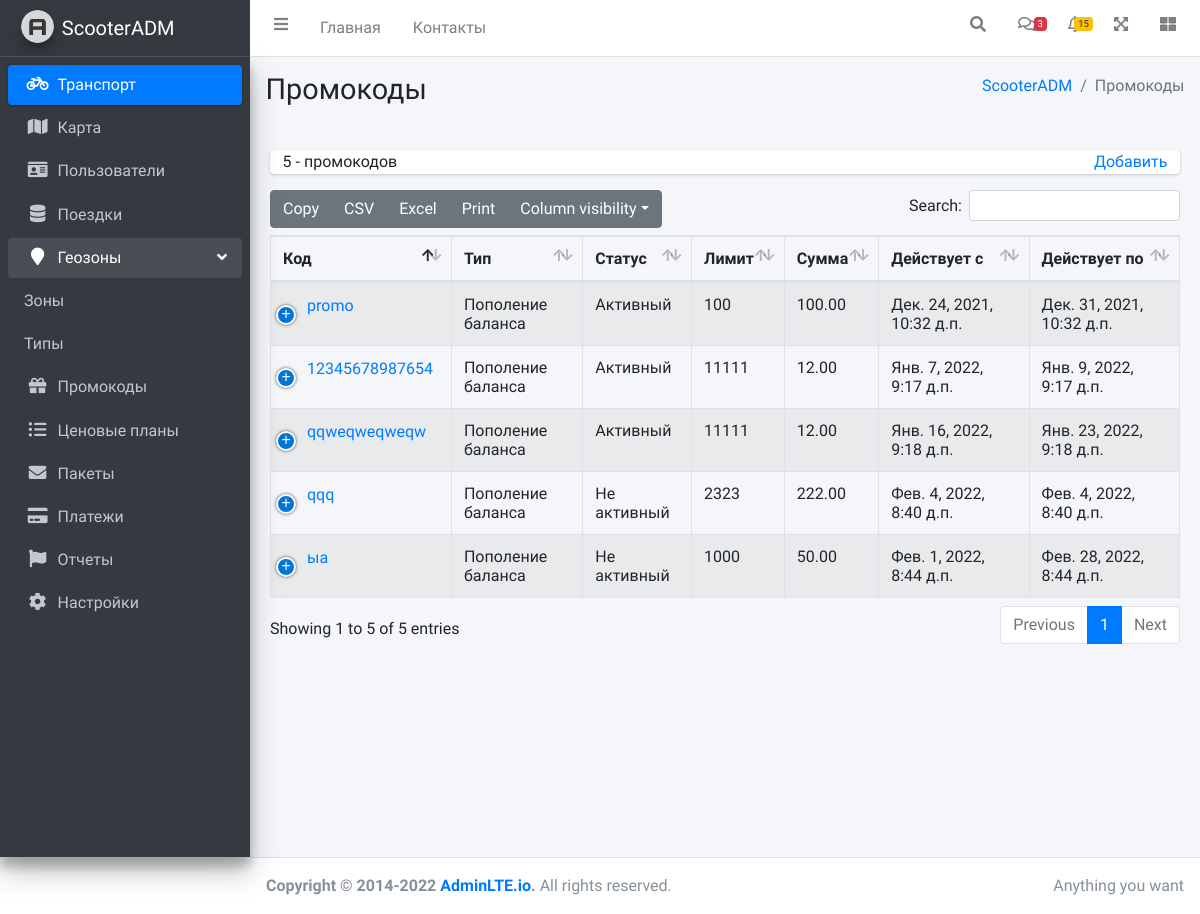
The app's page /promocodes.html, older data.
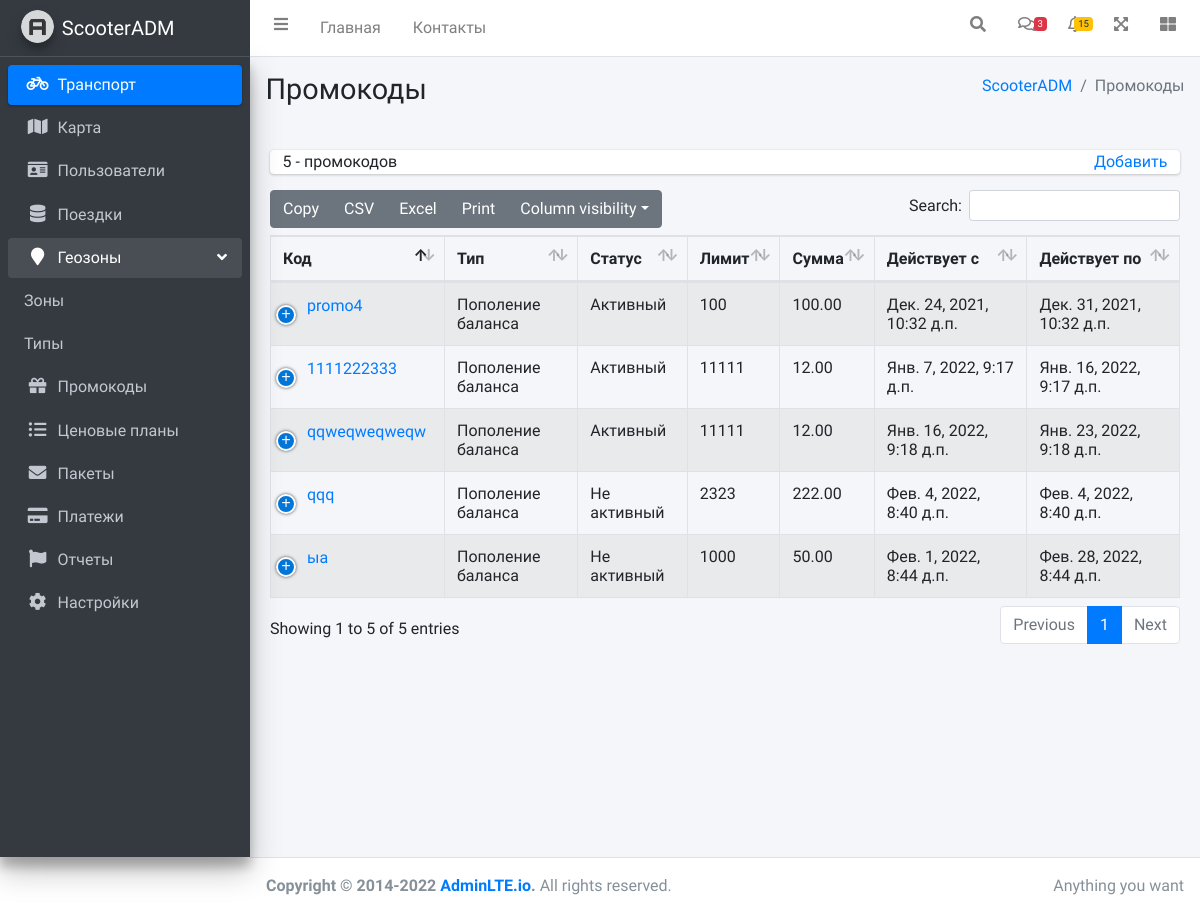
The same page, newer data.
### adm/models.py (models this page shows, shortened)
class PromoCodes(models.Model):
    id = models.IntegerField(primary_key=True, unique=True)
    NameOfPromoCode = models.CharField(max_length=30, null=True, verbose_name="Название промокода")
    TypeOfPromoCode = models.ForeignKey(TypesOfPromoCodes, on_delete=models.SET_NULL, null=True, verbose_name="Тип")
    StatusOfPromoCode = models.ForeignKey(StatusesOfPromoCodes, on_delete=models.SET_NULL, null=True, verbose_name="Статус")
    Limit = models.IntegerField(null=True, verbose_name="Лимит")
    Sum = models.DecimalField(max_digits=7, decimal_places=2, verbose_name="Сумма")
    StartOfActive = models.DateTimeField(auto_now=False, auto_now_add=False, verbose_name="Действует с")
    EndOfActive = models.DateTimeField(auto_now=False, auto_now_add=False, verbose_name="Действует по")
    DateOfCreation = models.DateField(auto_now=False, auto_now_add=True, verbose_name="Дата создания")

class TypesOfPromoCodes(models.Model):
    TypeOfPromoCode = models.CharField(max_length=30, null=True, verbose_name="Тип",unique=True)
    def __str__(self):
        return str(self.TypeOfPromoCode)

class StatusesOfPromoCodes(models.Model):
    StatusOfPromoCode = models.CharField(max_length=30, null=True, verbose_name="Статус",unique=True)
    def __str__(self):
        return str(self.StatusOfPromoCode)

### adm/views.py (the view, shortened to what this page needs)
# urls.py: path('promocodes.html', views.promocodes, name='promocodes'),
def promocodes(request):
    error = ''
    form = AddPromocodeForm()
    formForChange = ChangePromocodeForm()
    Promocodes = PromoCodes.objects.all()
    name = "Промокоды"
    summ = PromoCodes.objects.count()
    n = summ % 10
    if n == 0:
        nn = 'промокодов'
    elif n == 1:
        nn = 'промокод'
    elif (n >= 2 and n <= 4):
        nn = 'промокода'
    elif (5 <= n <= 10):
        nn = 'промокодов'
    else:
        nn = 'промокодов.'
    return render(request, 'adm/promocodes.html', {'form': form, 'formForChange':formForChange, 'summ': summ,
                                                   'nn': nn,'name': name, 'Promocodes': Promocodes,'error': error})

### adm/forms.py
class AddPromocodeForm(forms.ModelForm):
    class Meta:
        model = PromoCodes
        fields = ['NameOfPromoCode', 'TypeOfPromoCode', 'StatusOfPromoCode', 'Limit', 'Sum', 'StartOfActive', 'EndOfActive']
        widgets = {
            "NameOfPromoCode": TextInput(attrs={'style': 'width:100%'}),
            "TypeOfPromoCode": Select(attrs={'style': 'width:100%'}),
            "StatusOfPromoCode": Select(attrs={'style': 'width:100%'}),
            "Limit": TextInput(attrs={'style': 'width:100%'}),
            "Sum": TextInput(attrs={'style': 'width:100%'}),
            "StartOfActive": DateTimeInput(attrs={'style': 'display:none', 'id':'id_StartOfActive'}),
            "EndOfActive": DateTimeInput(attrs={'style': 'display:none; width:100%', 'id':'id_EndOfActive'}),
        }

### adm/templatetags/customtags.py (called while the page is built)
@register.filter(name='StartOfActive',expects_localtime=True)
def DateStartOfActive(value):
    html_date = datetime.datetime.strftime(value, '%Y-%m-%dT%H:%M')
    return(html_date)

### templates/adm/promocodes.html (shortened to what this page needs)
{% extends 'adm/index.html' %}
{% load static %}
{% load customtags %}
{% load tz %}
{% block content_header %}
<div class="content-header">
      <div class="container-fluid">
        <div class="row mb-2">
          <div class="col-sm-6">
            <h1 class="m-0">{{name}}</h1>
          </div>
          <div class="col-sm-6">
            <ol class="breadcrumb float-sm-right">
              <li class="breadcrumb-item"><a href="#">{% block content_header_breadcrumb %}ScooterADM{% endblock %}</a></li>
              <li class="breadcrumb-item active">{{name}}</li>
            </ol>
          </div>
        </div>
      </div>
    </div>
{% endblock %}
{% block main_content.html %}
<div class="card-body">
  <div class="info-box" style="min-height: 0px; padding: 0.1rem;">
    <div class="info-box-content" >
      <table>
          <tr>
              <td><font style="text-align: left;">{{summ}} - {{nn}}
              </font></td>
              <td style="text-align: right;">
                  <a href="#popup">
                  Добавить
                  </a>
              </td>
          </tr>
      </table>
    </div>
  </div>
  <table id="example1" class="table table-bordered table-striped">
    <thead>
      <tr>
        <th>Код</th>
        <th>Тип</th>
        <th>Статус</th>
        <th>Лимит</th>
        <th>Сумма</th>
        <th>Действует с</th>
        <th>Действует по</th>
      </tr>
    </thead>
    <tbody>
        {%for el in Promocodes %}
        <tr>
          <td>
              <button style="border-style: none;  background-color:inherit" onclick="popupPromocode('{{el.id}}','{{el.NameOfPromoCode}}',
               '{{el.TypeOfPromoCode.id}}', '{{el.StatusOfPromoCode.id}}','{{el.Limit}}','{{el.Sum}}', '{{el.StartOfActive|StartOfActive}}',
                '{{el.EndOfActive|StartOfActive}}', '{{el.DateOfCreation}}')" id="id_Button">
                <a href="#popupPromocode"  class="popup-link">{{el.NameOfPromoCode}}</a>
              </button>
          </td>
          <td>{{el.TypeOfPromoCode}}</td>
          <td>{{el.StatusOfPromoCode}}</td>
          <td>{{el.Limit}}</td>
          <td>{{el.Sum}}</td>
          <td>{{el.StartOfActive|localtime}}</td>
          <td>{{el.EndOfActive|utc}}</td>
        </tr>
        {% endfor%}
    </tbody>
  </table>
</div>
{% endblock %}

Row changes from the older to the newer data that the page shows:
changed PromoCodes: NameOfPromoCode "promo" → "promo4"
changed PromoCodes: NameOfPromoCode "12345678987654" → "1111222333"; EndOfActive|utc "Янв. 9, 2022, 9:17 д.п." → "Янв. 16, 2022, 9:17 д.п."
